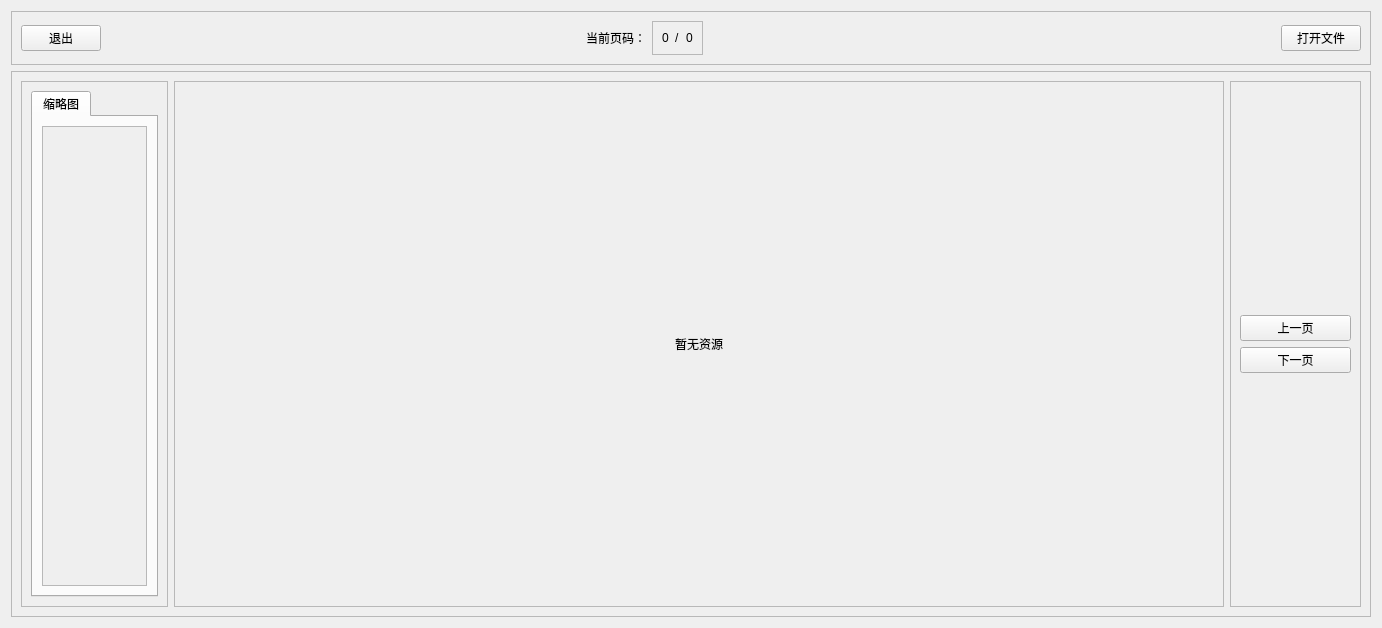
<?xml version="1.0" encoding="UTF-8"?>
<ui version="4.0">
 <class>zgnep_ppt</class>
 <widget class="QWidget" name="zgnep_ppt">
  <property name="geometry">
   <rect>
    <x>0</x>
    <y>0</y>
    <width>1382</width>
    <height>628</height>
   </rect>
  </property>
  <property name="windowTitle">
   <string>Form</string>
  </property>
  <layout class="QVBoxLayout" name="verticalLayout" stretch="1,12">
   <item>
    <widget class="QFrame" name="frame">
     <property name="frameShape">
      <enum>QFrame::StyledPanel</enum>
     </property>
     <property name="frameShadow">
      <enum>QFrame::Raised</enum>
     </property>
     <layout class="QHBoxLayout" name="horizontalLayout_2">
      <item>
       <widget class="QPushButton" name="btn_exit">
        <property name="text">
         <string>退出</string>
        </property>
       </widget>
      </item>
      <item>
       <spacer name="horizontalSpacer_2">
        <property name="orientation">
         <enum>Qt::Horizontal</enum>
        </property>
        <property name="sizeHint" stdset="0">
         <size>
          <width>40</width>
          <height>20</height>
         </size>
        </property>
       </spacer>
      </item>
      <item>
       <widget class="QLabel" name="label_4">
        <property name="text">
         <string>当前页码：</string>
        </property>
       </widget>
      </item>
      <item>
       <widget class="QFrame" name="frame_6">
        <property name="frameShape">
         <enum>QFrame::StyledPanel</enum>
        </property>
        <property name="frameShadow">
         <enum>QFrame::Raised</enum>
        </property>
        <layout class="QHBoxLayout" name="horizontalLayout">
         <item>
          <widget class="QLabel" name="label_index">
           <property name="text">
            <string>0</string>
           </property>
          </widget>
         </item>
         <item>
          <widget class="QLabel" name="label_2">
           <property name="text">
            <string>/</string>
           </property>
          </widget>
         </item>
         <item>
          <widget class="QLabel" name="label_3_count">
           <property name="text">
            <string>0</string>
           </property>
          </widget>
         </item>
        </layout>
       </widget>
      </item>
      <item>
       <spacer name="horizontalSpacer">
        <property name="orientation">
         <enum>Qt::Horizontal</enum>
        </property>
        <property name="sizeHint" stdset="0">
         <size>
          <width>572</width>
          <height>20</height>
         </size>
        </property>
       </spacer>
      </item>
      <item>
       <widget class="QPushButton" name="btn_openFile">
        <property name="text">
         <string>打开文件</string>
        </property>
       </widget>
      </item>
     </layout>
    </widget>
   </item>
   <item>
    <widget class="QFrame" name="frame_2">
     <property name="frameShape">
      <enum>QFrame::StyledPanel</enum>
     </property>
     <property name="frameShadow">
      <enum>QFrame::Raised</enum>
     </property>
     <layout class="QGridLayout" name="gridLayout" columnstretch="1,8,1">
      <item row="0" column="0">
       <widget class="QFrame" name="frame_3">
        <property name="frameShape">
         <enum>QFrame::StyledPanel</enum>
        </property>
        <property name="frameShadow">
         <enum>QFrame::Raised</enum>
        </property>
        <layout class="QVBoxLayout" name="verticalLayout_3">
         <item>
          <widget class="QTabWidget" name="tabWidget">
           <property name="currentIndex">
            <number>0</number>
           </property>
           <widget class="QWidget" name="tab">
            <attribute name="title">
             <string>缩略图</string>
            </attribute>
            <layout class="QGridLayout" name="gridLayout_3">
             <item row="0" column="0">
              <widget class="QScrollArea" name="scrollArea">
               <property name="widgetResizable">
                <bool>true</bool>
               </property>
               <widget class="QWidget" name="scrollAreaWidgetContents">
                <property name="geometry">
                 <rect>
                  <x>0</x>
                  <y>0</y>
                  <width>103</width>
                  <height>456</height>
                 </rect>
                </property>
               </widget>
              </widget>
             </item>
            </layout>
           </widget>
          </widget>
         </item>
        </layout>
       </widget>
      </item>
      <item row="0" column="1">
       <widget class="QFrame" name="frame_4">
        <property name="sizePolicy">
         <sizepolicy hsizetype="Expanding" vsizetype="Expanding">
          <horstretch>0</horstretch>
          <verstretch>0</verstretch>
         </sizepolicy>
        </property>
        <property name="frameShape">
         <enum>QFrame::StyledPanel</enum>
        </property>
        <property name="frameShadow">
         <enum>QFrame::Raised</enum>
        </property>
        <layout class="QGridLayout" name="gridLayout_2">
         <property name="sizeConstraint">
          <enum>QLayout::SetMaximumSize</enum>
         </property>
         <item row="0" column="0">
          <widget class="QLabel" name="label_image">
           <property name="sizePolicy">
            <sizepolicy hsizetype="Expanding" vsizetype="Expanding">
             <horstretch>0</horstretch>
             <verstretch>0</verstretch>
            </sizepolicy>
           </property>
           <property name="layoutDirection">
            <enum>Qt::LeftToRight</enum>
           </property>
           <property name="text">
            <string>暂无资源</string>
           </property>
           <property name="scaledContents">
            <bool>true</bool>
           </property>
           <property name="alignment">
            <set>Qt::AlignCenter</set>
           </property>
          </widget>
         </item>
        </layout>
       </widget>
      </item>
      <item row="0" column="2">
       <widget class="QFrame" name="frame_5">
        <property name="frameShape">
         <enum>QFrame::StyledPanel</enum>
        </property>
        <property name="frameShadow">
         <enum>QFrame::Raised</enum>
        </property>
        <layout class="QVBoxLayout" name="verticalLayout_2">
         <item>
          <spacer name="verticalSpacer_3">
           <property name="orientation">
            <enum>Qt::Vertical</enum>
           </property>
           <property name="sizeHint" stdset="0">
            <size>
             <width>20</width>
             <height>229</height>
            </size>
           </property>
          </spacer>
         </item>
         <item>
          <widget class="QPushButton" name="btn_pre">
           <property name="text">
            <string>上一页</string>
           </property>
          </widget>
         </item>
         <item>
          <widget class="QPushButton" name="btn_next">
           <property name="text">
            <string>下一页</string>
           </property>
          </widget>
         </item>
         <item>
          <spacer name="verticalSpacer_4">
           <property name="orientation">
            <enum>Qt::Vertical</enum>
           </property>
           <property name="sizeHint" stdset="0">
            <size>
             <width>20</width>
             <height>229</height>
            </size>
           </property>
          </spacer>
         </item>
        </layout>
       </widget>
      </item>
     </layout>
    </widget>
   </item>
  </layout>
 </widget>
 <resources/>
 <connections/>
</ui>
